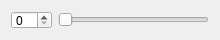
<?xml version="1.0" encoding="UTF-8"?>
<ui version="4.0">
 <class>Smallwidget</class>
 <widget class="QWidget" name="Smallwidget">
  <property name="geometry">
   <rect>
    <x>0</x>
    <y>0</y>
    <width>220</width>
    <height>40</height>
   </rect>
  </property>
  <property name="minimumSize">
   <size>
    <width>220</width>
    <height>40</height>
   </size>
  </property>
  <property name="maximumSize">
   <size>
    <width>220</width>
    <height>40</height>
   </size>
  </property>
  <property name="windowTitle">
   <string>Form</string>
  </property>
  <layout class="QHBoxLayout" name="horizontalLayout">
   <item>
    <widget class="QSpinBox" name="spinBox"/>
   </item>
   <item>
    <widget class="QSlider" name="horizontalSlider">
     <property name="orientation">
      <enum>Qt::Horizontal</enum>
     </property>
    </widget>
   </item>
  </layout>
 </widget>
 <resources/>
 <connections/>
</ui>
